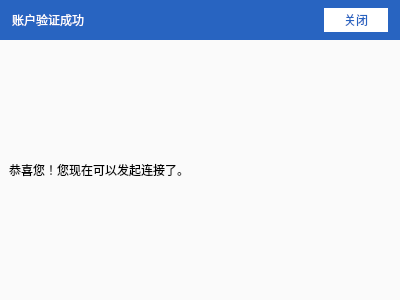
<?xml version="1.0" encoding="UTF-8"?>
<ui version="4.0">
 <class>CenterScrollWidget</class>
 <widget class="QWidget" name="CenterScrollWidget">
  <property name="geometry">
   <rect>
    <x>0</x>
    <y>0</y>
    <width>400</width>
    <height>300</height>
   </rect>
  </property>
  <property name="windowTitle">
   <string>Form</string>
  </property>
  <property name="styleSheet">
   <string notr="true">QWidget#TitleWidget {
	background: #2864C1;
}

QWidget#ContentWidget {
	background: #FAFAFA;
}

QLabel#label {
	font: 20pt &quot;.AppleSystemUIFont&quot;;
	color: white;
}

QPushButton {
	font: 18pt &quot;.AppleSystemUIFont&quot;;
	background: white;
	color: #2864C1;
	border: none;
	border-radius: 13px;
	padding: 3 20px;
}

QPushButton::hover {
	background: #2864C1;
	border: 2px solid white;
	color: white;
}


</string>
  </property>
  <layout class="QVBoxLayout" name="verticalLayout">
   <property name="spacing">
    <number>0</number>
   </property>
   <property name="leftMargin">
    <number>0</number>
   </property>
   <property name="topMargin">
    <number>0</number>
   </property>
   <property name="rightMargin">
    <number>0</number>
   </property>
   <property name="bottomMargin">
    <number>0</number>
   </property>
   <item>
    <widget class="QWidget" name="TitleWidget" native="true">
     <property name="minimumSize">
      <size>
       <width>0</width>
       <height>40</height>
      </size>
     </property>
     <layout class="QHBoxLayout" name="horizontalLayout">
      <property name="leftMargin">
       <number>12</number>
      </property>
      <property name="topMargin">
       <number>0</number>
      </property>
      <property name="rightMargin">
       <number>12</number>
      </property>
      <property name="bottomMargin">
       <number>0</number>
      </property>
      <item>
       <widget class="QLabel" name="label">
        <property name="text">
         <string>账户验证成功</string>
        </property>
       </widget>
      </item>
      <item>
       <spacer name="horizontalSpacer">
        <property name="orientation">
         <enum>Qt::Horizontal</enum>
        </property>
        <property name="sizeHint" stdset="0">
         <size>
          <width>40</width>
          <height>20</height>
         </size>
        </property>
       </spacer>
      </item>
      <item>
       <widget class="QPushButton" name="closeButton">
        <property name="text">
         <string>关闭</string>
        </property>
       </widget>
      </item>
     </layout>
    </widget>
   </item>
   <item>
    <widget class="QWidget" name="ContentWidget" native="true">
     <property name="sizePolicy">
      <sizepolicy hsizetype="Preferred" vsizetype="Expanding">
       <horstretch>0</horstretch>
       <verstretch>0</verstretch>
      </sizepolicy>
     </property>
     <layout class="QVBoxLayout" name="verticalLayout_2">
      <item>
       <widget class="QLabel" name="label_2">
        <property name="text">
         <string>恭喜您！您现在可以发起连接了。</string>
        </property>
       </widget>
      </item>
     </layout>
    </widget>
   </item>
  </layout>
 </widget>
 <resources/>
 <connections/>
</ui>
